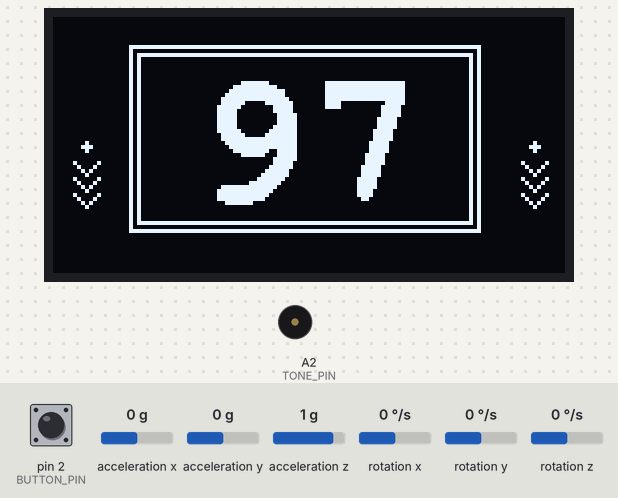
The program below on a simulated Arduino Uno, built with avr-gcc and run on an emulated ATmega328P. Parts: 128×64 one-colour display, buzzer (waves = sounding). Inputs (shaded band) come from the test bench; at power-on: acceleration x 0 g, acceleration z 1 g, pin 2 (BUTTON_PIN) HIGH, acceleration y 0 g, rotation x 0 °/s, rotation y 0 °/s, rotation z 0 °/s. The display library's start-up logo is not drawn.

Above: at 1.2 s.
1.3 s: acceleration x set to -1.4 g
At 2.2 s:
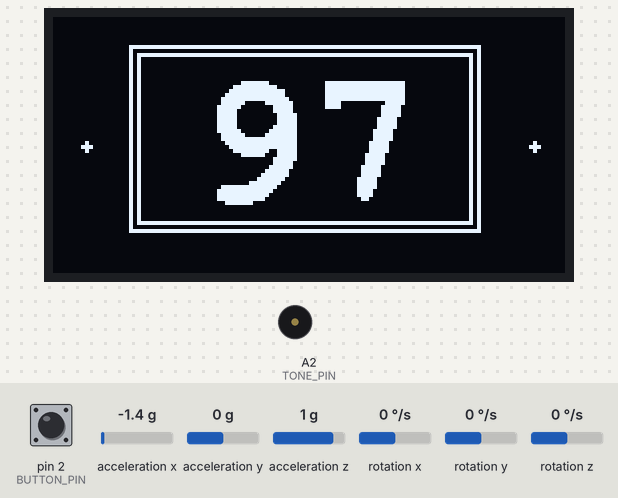
4.3 s: acceleration z set to 0 g
At 4.93 s:
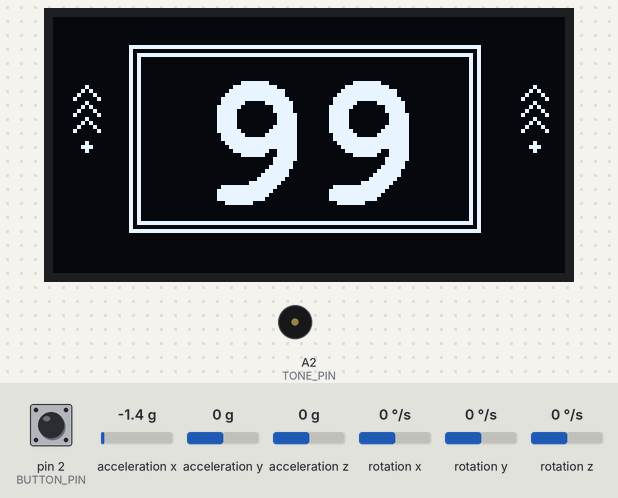
7.3 s: acceleration z set to -1.4 g
At 8.5 s:
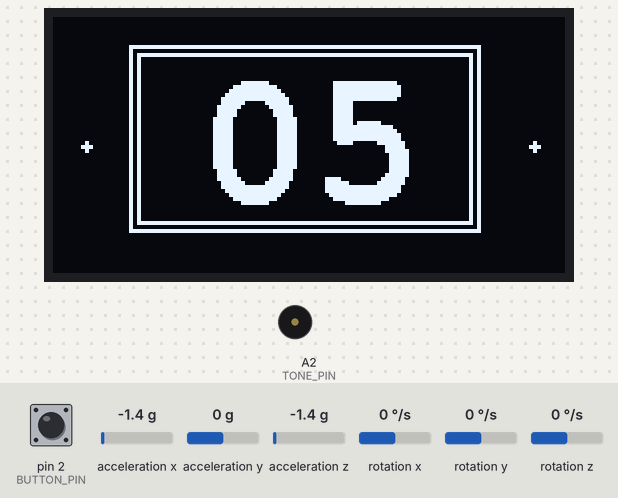
8.8 s: pin 2 (BUTTON_PIN) pulled LOW for 0.15 s
At 9.9 s:
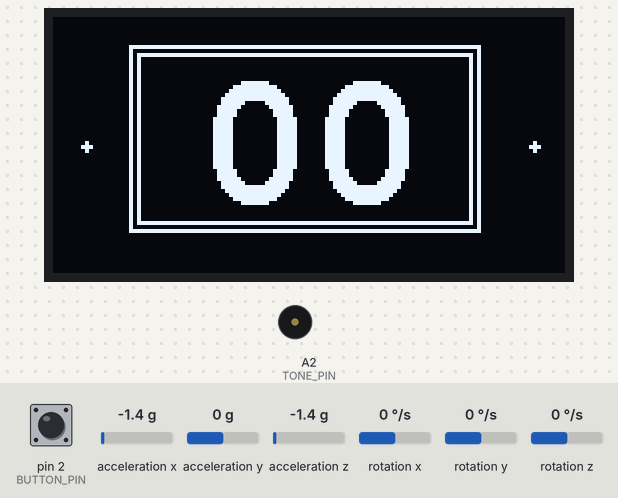
10.5 s: acceleration x set to -0.8 g
At 11.9 s:
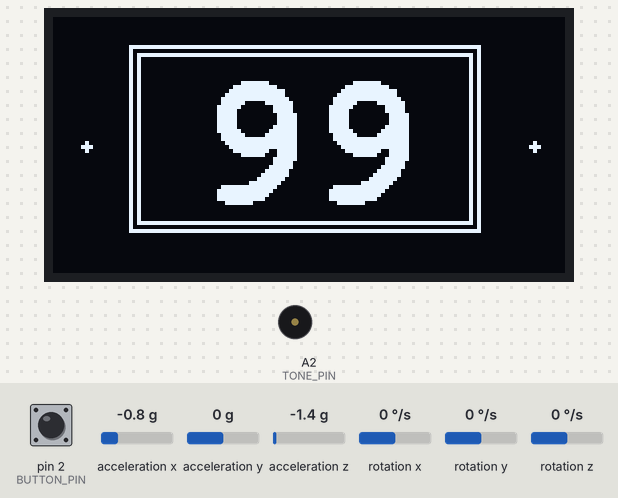
12.8 s: pin 2 (BUTTON_PIN) pulled LOW for 1 s
At 14.2 s:
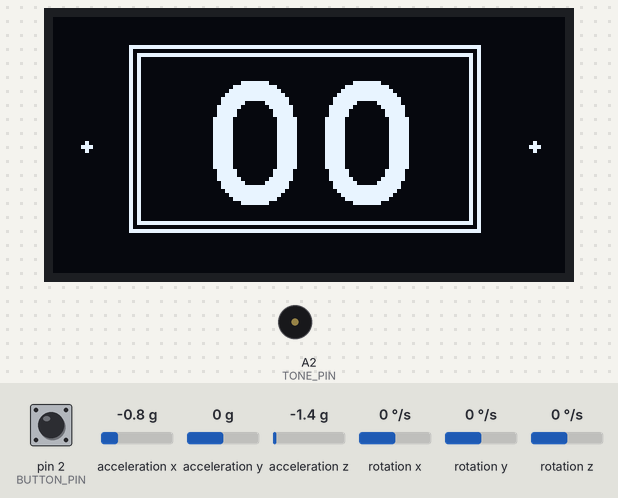
Timing chart, 0 to 15.4 s (numbered marks = the images above; inputs shaded):
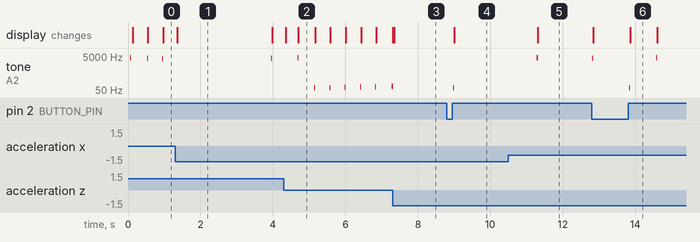

Measured:
- after the input at 1.3 s, the display: changes after 0.06 s (image 1)
- after the input at 4.3 s, the display: first changes after 0.05 s (image 2 shows a later state)
- after the input at 7.3 s, tone on A2 (TONE_PIN): goes on until 7.3 s, then stays silent; the display: first differs from a run without the input after 0.05 s (image 3)
- after the input at 8.8 s, tone on A2 (TONE_PIN): silent → 67 Hz after 0.18 s, → silent 0.03 s later; the display: changes after 0.21 s (image 4)
- after the input at 10.5 s, tone on A2 (TONE_PIN): silent → 3819 Hz after 0.79 s, → silent 0.03 s later; the display: changes after 0.81 s (image 5)
- by itself, tone on A2 (TONE_PIN): plays 3819 Hz for 0.03 s, 67 Hz for 0.03 s, 70 Hz for 0.03 s, 73 Hz for 0.03 s, 76 Hz for 0.03 s, 79 Hz for 0.03 s … (7 notes in this stretch)
- what the display in image 1 shows lasts 2.6 s, from 1.4 s to 4.0 s

The program:

main.cpp
```cpp
#include <Arduino.h>
#include "BuzzGame.h"
#include "pins.h"

RboyGame* pGame = NULL;

void setup() {
  pGame = new CountGame();
  pGame->set_coordiation_direction(CD_DXLYBZ);
  pGame->attach_tone(TONE_PIN);
  pGame->attach_button(BUTTON_PIN);
  pGame->initialize();
}

void loop() {
  pGame->loop();
}
```

BuzzGame.cpp
```cpp
#include "BuzzGame.h"

#include <math.h>
#include <Fonts/FreeMonoBold24pt7b.h>

void CountGame::post_init() {
  display.setFont(&FreeMonoBold24pt7b);
  display.setTextSize(1);
  display.setTextColor(WHITE);
  display.getTextBounds("88", 0, 0, &offx, &offy, &fw, &fh);
  fw >>= 1;
}

void CountGame::draw_frame(int16_t ax, int16_t ay, int16_t az, int16_t gx, int16_t gy, int16_t gz, unsigned long interval) {
  static uint8_t prev_disp_num = 0xff;
  double ra = atan2(abs(ay), abs(az));
  double value = (M_PI_4 - ra) * 10;

  long delta = (long) value;
  long speed = delta * (long) interval / 1000;
  number += speed;
  if (number <= 0) {
    number = MAX_NUM - 1;
  }
  number = number % MAX_NUM;
  uint8_t disp_num = (uint8_t) (number / LIMIT);
  show_number(disp_num, speed / SPD_UNIT);
  if (disp_num != prev_disp_num) {
    double freq = 440 * pow(2, (disp_num - 46.0) / 17.0);
    tone((unsigned int) freq, 500);
    prev_disp_num = disp_num;
  }

  // display.setCursor(0, 0);
  // display.setTextSize(1);
  // display.print(1000 / dt);
}

void CountGame::handle_button() {
  number = LIMIT >> 1;
}

void CountGame::show_number(int n, long speed) {
  uint16_t x = (LCDW >> 1) - fw;
  uint16_t y = (LCDH - fh) >> 1;
  uint16_t mx = 18;
  uint16_t my = 6;
  uint8_t frame_count = 2;
  // draw frames
  for (uint8_t i = 0; i < frame_count; i++) {
    int offset = i << 1;
    display.drawRect(x - mx - 1 - offset, y - my - 1 - offset, (fw << 1) + (mx << 1) + (offset << 1), fh + (my << 1) + (offset << 1), WHITE);
  }

  // draw speed indicators
  uint8_t sx[2];
  sx[0] = (x - mx - 1 - ((frame_count) << 1)) >> 1;
  sx[1] = LCDW - sx[0];
  uint8_t sy = LCDH >> 1;

  uint8_t rr = 3;
  for (uint8_t i = 0; i < sizeof(sx); i++) {
    int8_t ssx = sx[i];
    int8_t padding = 3;
    int8_t space = 4;
    display.fillCircle(ssx, sy, rr >> 1, WHITE);
    for (uint8_t j = 1; j < abs(speed) + 1; j++) {
      int8_t offset = j * space + padding;
      int8_t ssy = sy + (speed > 0 ? -offset : offset);
      int8_t d = rr;
      int8_t dx = d;
      int8_t dy = speed > 0 ? d : -d;
      display.drawLine(ssx, ssy, ssx - dx, ssy + dy, WHITE);
      display.drawLine(ssx, ssy, ssx + dx, ssy + dy, WHITE);
    }
  }

  // draw number
  display.setCursor(x - offx, y - offy);
  if (n < 10) {
    display.print(0);
  }
  display.print(n);
}
```

BuzzGame.h
```cpp
#ifndef __COUNT_GAME_H
#define __COUNT_GAME_H

#include "RboyGame.h"

#define MAX_DISP_NUM     100

#define LIMIT       3000L
#define SPD_UNIT    70

class CountGame : public RboyGame {
private:
  int16_t offx;
  int16_t offy;
  uint16_t fw;
  uint16_t fh;
protected:
  const long MAX_NUM = MAX_DISP_NUM * LIMIT;
  volatile long number = 0;

  void post_init();
  void draw_frame(int16_t ax, int16_t ay, int16_t az, int16_t gx, int16_t gy, int16_t gz, unsigned long interval);
  void handle_button();

  void show_number(int n, long speed=0);
};

#endif
```

pins.h
```cpp
#ifndef __PINS_H
#define __PINS_H

#define BUTTON_PIN  2
#define TONE_PIN    A2

#endif
```
